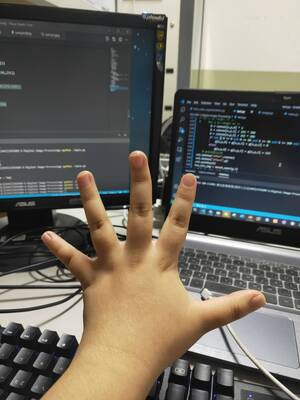
#> input picture finger81.jpg, 300 x 400 px, found by its file name
$ python hsv_main.py   (older library calls are emulated)
#> lines starting #> are read from the running program, lines starting #| are printed output that depends on the picture; after the words box and inside, x2 and y2 are one past the last pixel; in counts of white or black regions, pixels touching at a corner belong together
import numpy as np
import cv2

def Morphology_dilate(img):
    image = img.copy()
    height = img.shape[0]
    weight = img.shape[1]
    # 8-connected kernel
    kernel = np.array(((255, 255, 255),(255, 255, 255),(255, 255, 255)), dtype=np.int)

    for x in range(1,height - 1):
        for y in range(1,weight - 1):
            edge = img[x - 1:x + 2,y - 1:y + 2]
            edge = np.bitwise_and(edge,kernel)
            image[x - 1,y - 1] = np.max(edge)
    return image

def Morphology_erode(img):
    image = img.copy()
    height = img.shape[0]
    weight = img.shape[1]
    # 8-connected kernel
    kernel = np.array(((255, 255, 255),(255, 255, 255),(255, 255, 255)), dtype=np.int)

    for x in range(1,height - 1):
        for y in range(1,weight - 1):
            edge = img[x - 1:x + 2,y - 1:y + 2]
            edge = np.bitwise_and(edge,kernel)
            image[x - 1,y - 1] = np.min(edge)
    return image

def Morphology_open(img):
    img = Morphology_erode(img)
    img = Morphology_dilate(img)
    return img

def Morphology_close(img):
    img = Morphology_dilate(img)
    img = Morphology_erode(img)
    return img

img = cv2.imread("finger81.jpg", -1)
#> img is the input picture: shape (400, 300, 3); mean B, G, R 95.4, 105.2, 110.5

weight = img.shape[0]
#> weight = 400
height = img.shape[1]
#> height = 300

hsv = np.zeros_like(img)

for x in range(weight):
    for y in range(height):
        b, g, r = img[x, y]

# b, g, r [0,1]
        b = b / 255
        g = g / 255
        r = r / 255

        MAX = max(r,g,b)
        MIN = min(r,g,b)
        # H[0..360]
        if MAX == MIN:  h = 0
        elif MAX == r and g >= b:   h = 60 * (g - b) / (MAX - MIN)
        elif MAX == r and g < b:    h = 60 * (g - b) / (MAX - MIN) + 360
        elif MAX == g:  h = 60 * (b - r) / (MAX - MIN) + 120
        elif MAX == b:  h = 60 * (r - g) / (MAX - MIN) + 240

        # s[0,1]
        if MAX == 0:    s = 0
        else:   s = 1 - MIN / MAX

        # v[,,1]
        v = MAX

        h = h / 360 * 180
        s = s * 255
        v = v * 255
        hsv[x,y] = np.array([h,s,v])
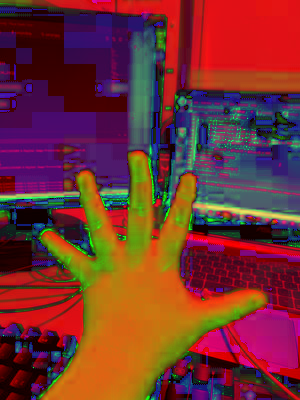
#> hsv: shape (400, 300, 3); mean B, G, R 49.5, 49.9, 115.5

weight = hsv.shape[1]
#> weight = 300
height = hsv.shape[0]
#> height = 400

hsv_catch = hsv.copy( )


for x in range(height):
    for y in range(weight):
        H = hsv[x,y,0] * 2
        S = hsv[x,y,1] / 255 * 100
        V = hsv[x,y,2] / 255 * 100
        if not ( H >= 0 and H <= 40 and S >= 30 and S <= 100 and V >= 30 and V <= 100 ):
            hsv_catch[x,y,0] = hsv_catch[x,y,1] = hsv_catch[x,y,2] = 0
        else:
            hsv_catch[x,y,0] = hsv_catch[x,y,1] = hsv_catch[x,y,2] = 255
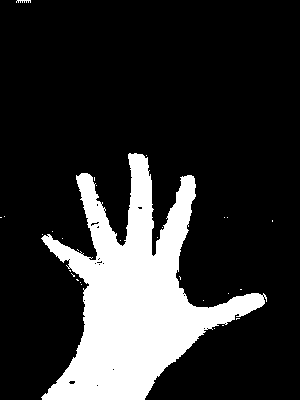
#> hsv_catch: shape (400, 300, 3); 19% white; 29 white regions (27 under 20 px), largest, box (x1, y1, x2, y2) and area: (41, 153, 267, 400) 22727, (16, 0, 31, 3) 30

cv2.imshow("img",img)
cv2.imshow("hsv",hsv)
cv2.imshow("hsv_catch",hsv_catch)
cv2.waitKey(0)

gray = cv2.imwrite("hsv_catch.jpg",hsv_catch)
hsv_catch = cv2.imread("hsv_catch.jpg",0)
#> hsv_catch: shape (400, 300); min 0, max 255, mean 48.5

hsv_catch_close = Morphology_close(hsv_catch)
#> after the loop in Morphology_dilate, `for x in range(1,height - 1):`:
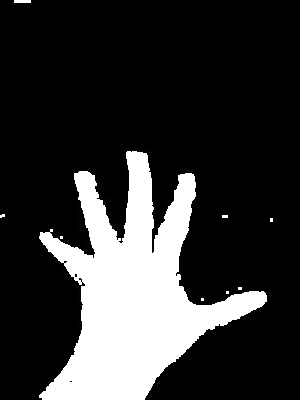
#> image: shape (400, 300); min 0, max 255, mean 52.8
#> after the loop in Morphology_erode, `for x in range(1,height - 1):`:
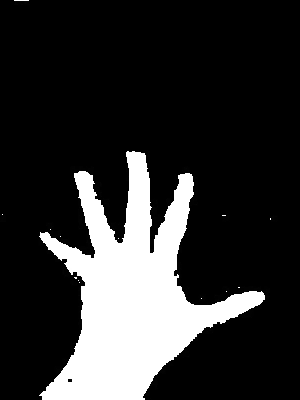
#> image: shape (400, 300); 3.87% of pixels changed, all inside (x1, y1, x2, y2) = (0, 0, 280, 398)
hsv_catch_open = Morphology_open(hsv_catch)
#> after the loop in Morphology_erode (call 2), `for x in range(1,height - 1):`:
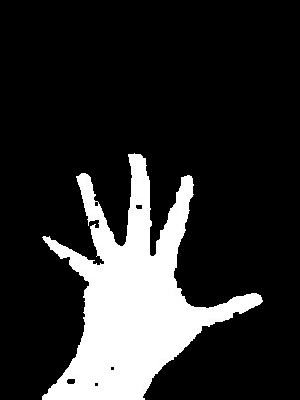
#> image: shape (400, 300); min 0, max 255, mean 44.7
#> after the loop in Morphology_dilate (call 2), `for x in range(1,height - 1):`:
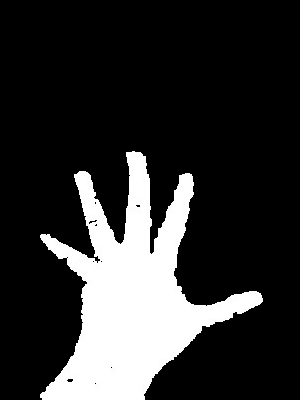
#> image: shape (400, 300); 3.98% of pixels changed, all inside (x1, y1, x2, y2) = (38, 151, 263, 398)
cv2.imshow('hsv_catch_close',hsv_catch_close)
cv2.imshow('hsv_catch_open',hsv_catch_open)

cv2.waitKey(0)

$ run again, with finger11.jpg copied over finger81.jpg
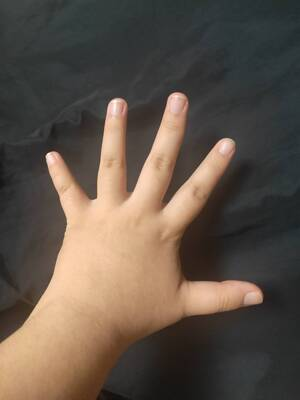
#> input picture finger11.jpg, 300 x 400 px, found by its file name
#> img is the input picture: shape (400, 300, 3); mean B, G, R 72.8, 83.6, 96.1
#> after the loop `for x in range(height):`:
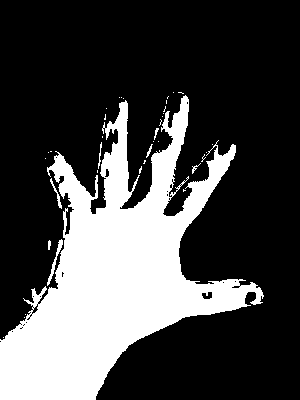
#> hsv_catch: shape (400, 300, 3); 27.7% white; 37 white regions (29 under 20 px), largest, box (x1, y1, x2, y2) and area: (0, 95, 264, 400) 32844, (47, 239, 63, 286) 142, (50, 178, 62, 209) 72
#> after the loop in Morphology_dilate (call 2), `for x in range(1,height - 1):`:
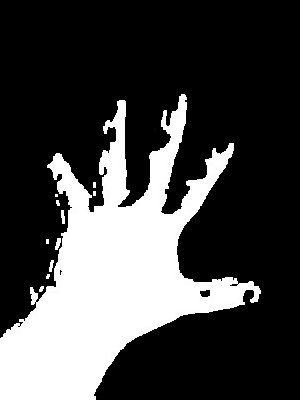
#> image: shape (400, 300); min 0, max 255, mean 69.1
